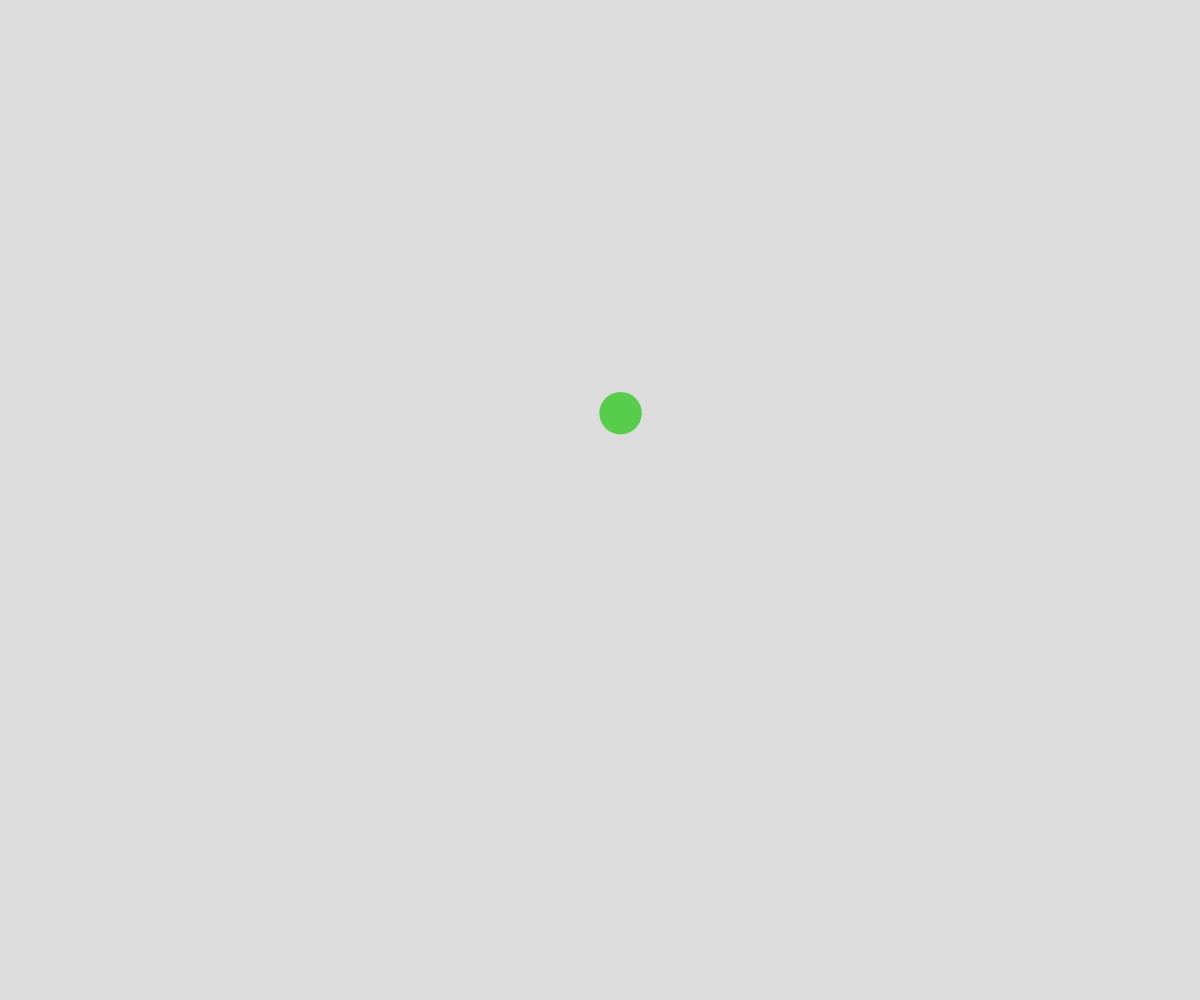
Frame 1 (no input)
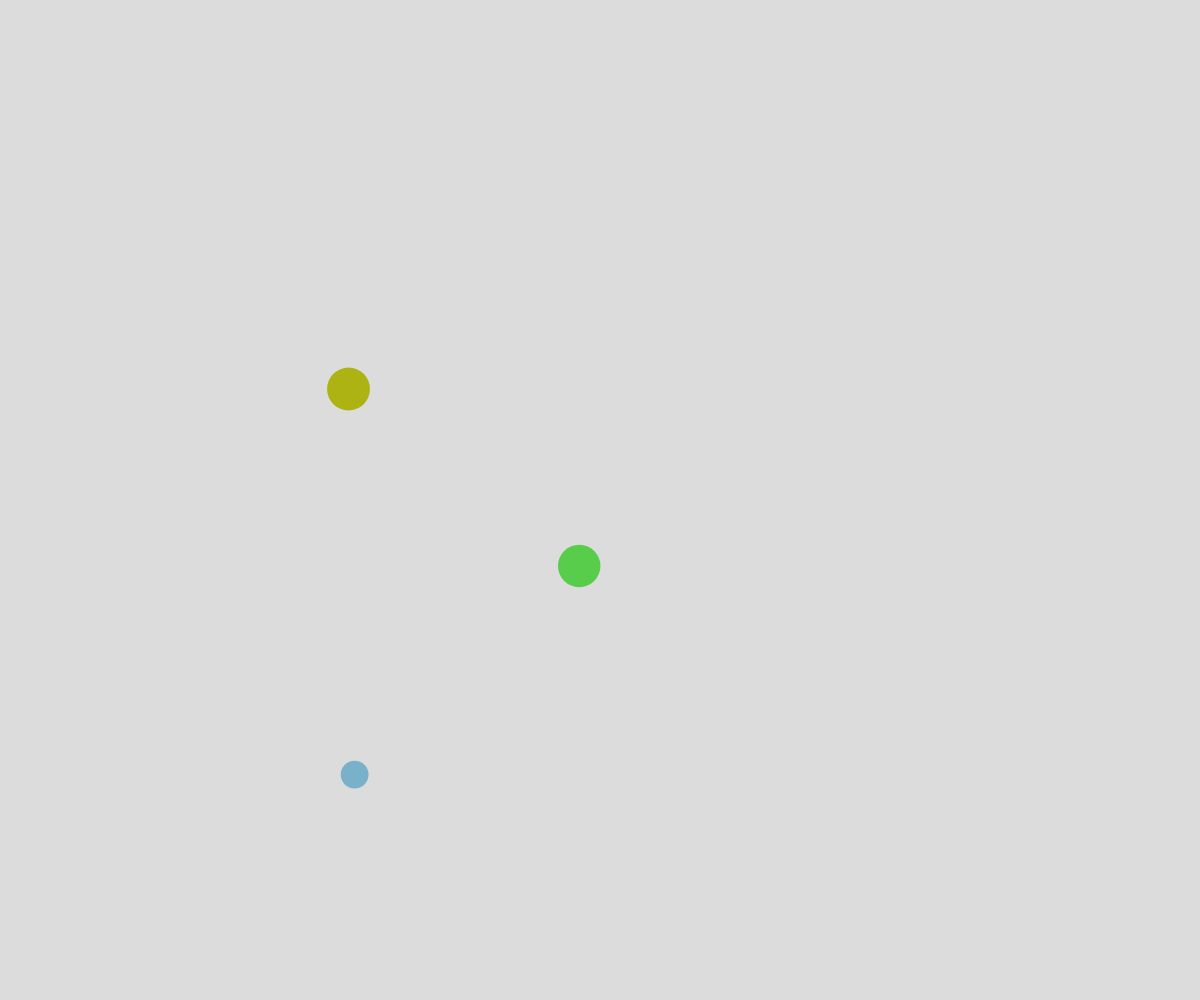
Frame 60 (no input)
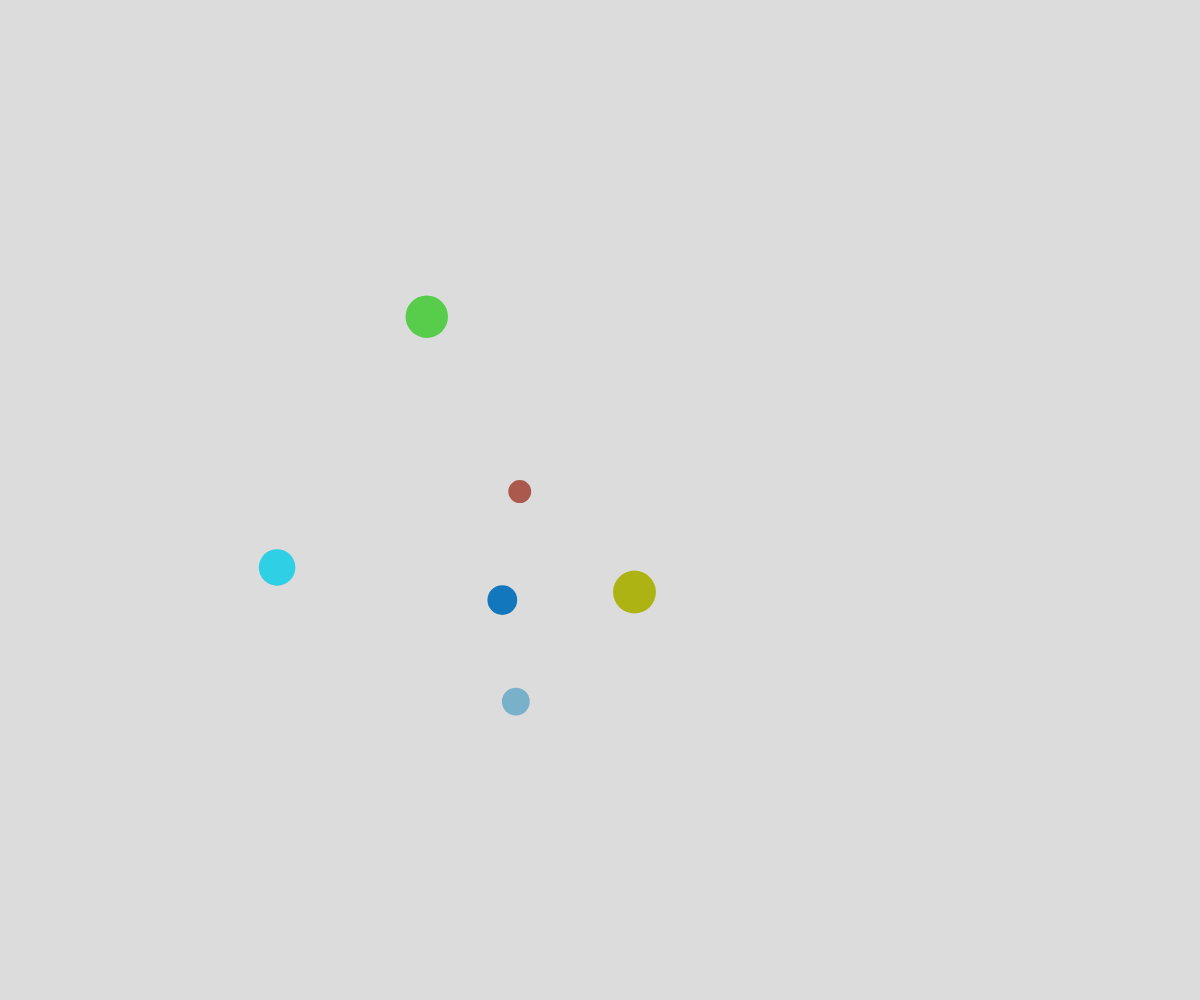
Frame 120 (the mouse pressed at the canvas centre since frame 60)

The p5.js sketch that drew these frames (run headless with seeded random() and noise() and a simulated clock; from frame 60 on, the mouse is pressed at the canvas centre):

// p5.js sketch
// ── sketch.js
// Project Title
// Your Name
// Date
//
// Extra for Experts:
// - describe what you did to take this project "above and beyond"

let theBubbles = [];

function setup() {
  createCanvas(windowWidth, windowHeight);
  noStroke();
  spawnBubble();

  //add a new bubble every half second
  window.setInterval(spawnBubble, 500);
}

function draw() {
  background(220);

  for (let bubble of theBubbles) {
    //move
    bubble.x = noise(bubble.time) * width;
    bubble.y = noise(bubble.time + bubble.buffer) * height;
    bubble.time += bubble.deltaTime;

    //display
    fill(bubble.r, bubble.g, bubble.b);
    circle(bubble.x, bubble.y, bubble.diameter);
  }
}

function spawnBubble() {
  let _time = random(1000);
  let _buffer = random(1000);

  let theBubble = {
    time: _time,
    buffer: _buffer,
    x: noise(_time) * width,
    y: noise(_time + _buffer) * height,
    diameter: random(20, 50),
    deltaTime: 0.01,
    r: random(255),
    g: random(255),
    b: random(255),
  };

  theBubbles.push(theBubble);
}
